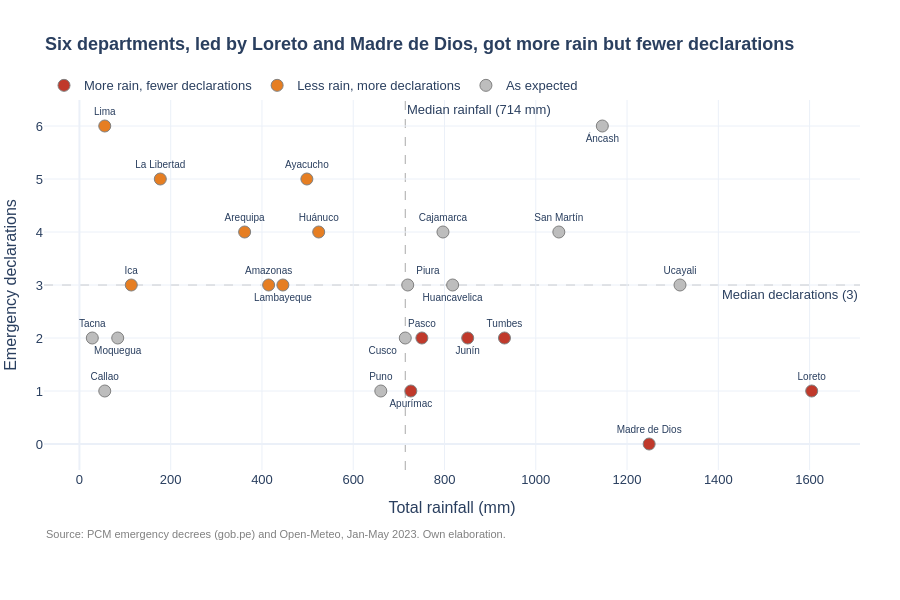

Notebook cell for this chart:
### Code cell
fig = px.scatter(tabla, x="lluvia_total_mm", y="declaratorias",
                 hover_name="departamento", text="departamento", color="grupo",
                 color_discrete_map={"More rain, fewer declarations": "#c0392b",
                                     "Less rain, more declarations": "#e67e22",
                                     "As expected": "#bdbdbd"},
                 category_orders={"grupo": ["More rain, fewer declarations",
                                            "Less rain, more declarations",
                                            "As expected"]},
                 labels={"lluvia_total_mm": "Total rainfall (mm)",
                         "declaratorias": "Emergency declarations",
                         "grupo": ""},
                 title="<b>Six departments, led by Loreto and Madre de Dios, got more rain but fewer declarations</b>",
                 height=600)

# Reuse the label positions from the scatter plot so names do not overlap
posiciones = dict(zip(tabla["departamento"], posicion))

# Move the labels that sit on the median lines
posiciones["Amazonas"] = "top center"
posiciones["Lambayeque"] = "bottom center"
posiciones["Piura"] = "top right"
posiciones["Cusco"] = "bottom left"
posiciones["Áncash"] = "bottom center"

for trazo in fig.data:
    trazo.textposition = [posiciones[d] for d in trazo.hovertext]

fig.add_vline(x=lluvia_mediana, line_dash="dash", line_width=1, line_color="darkgray",
              layer="below",
              annotation_text="Median rainfall (714 mm)", annotation_position="top right")
fig.add_hline(y=decl_mediana, line_dash="dash", line_width=1, line_color="darkgray",
              layer="below",
              annotation_text="Median declarations (3)", annotation_position="bottom right")
fig.update_traces(textfont_size=10, marker=dict(size=12, line=dict(width=1, color="gray")))
fig.update_layout(
    template="plotly_white",
    font=dict(family="Arial", size=13),
    title_font_size=18,
    legend=dict(orientation="h", y=1.08, x=0),
    margin=dict(l=10, r=40, t=100, b=130),
    annotations=list(fig.layout.annotations) + [dict(
        text=fuente, showarrow=False, xref="paper", yref="paper",
        x=0, y=-0.15, yanchor="top", font=dict(size=11, color="gray"),
    )],
)
fig.show()

### Figure 1 — Plotly figure (JSON) as saved in the notebook; plotly's stock layout.template omitted (floating-point values rounded to 4 significant figures)
{"data": [{"hovertemplate": "<b>%{hovertext}</b><br><br>=More rain, fewer declarations<br>Total rainfall (mm)=%{x}<br>Emergency declarations=%{y}<br>departamento=%{text}<extra></extra>", "hovertext": ["Apurímac", "Junín", "Loreto", "Madre de Dios", "Pasco", "Tumbes"], "legendgroup": "More rain, fewer declarations", "marker": {"color": "#c0392b", "line": {"color": "gray", "width": 1}, "size": 12, "symbol": "circle"}, "mode": "markers+text", "name": "More rain, fewer declarations", "orientation": "v", "showlegend": true, "text": ["Apurímac", "Junín", "Loreto", "Madre de Dios", "Pasco", "Tumbes"], "textfont": {"size": 10}, "textposition": ["bottom center", "bottom center", "top center", "top center", "top center", "top center"], "type": "scatter", "x": [726.2, 850.8, 1605.0, 1248.0, 750.4, 931.4], "xaxis": "x", "y": [1, 2, 1, 0, 2, 2], "yaxis": "y"}, {"hovertemplate": "<b>%{hovertext}</b><br><br>=Less rain, more declarations<br>Total rainfall (mm)=%{x}<br>Emergency declarations=%{y}<br>departamento=%{text}<extra></extra>", "hovertext": ["Amazonas", "Arequipa", "Ayacucho", "Huánuco", "Ica", "La Libertad", "Lambayeque", "Lima"], "legendgroup": "Less rain, more declarations", "marker": {"color": "#e67e22", "line": {"color": "gray", "width": 1}, "size": 12, "symbol": "circle"}, "mode": "markers+text", "name": "Less rain, more declarations", "orientation": "v", "showlegend": true, "text": ["Amazonas", "Arequipa", "Ayacucho", "Huánuco", "Ica", "La Libertad", "Lambayeque", "Lima"], "textfont": {"size": 10}, "textposition": ["top center", "top center", "top center", "top center", "top center", "top center", "bottom center", "top center"], "type": "scatter", "x": [414.6, 362.0, 498.4, 524.3, 113.6, 177.2, 445.8, 55.5], "xaxis": "x", "y": [3, 4, 5, 4, 3, 5, 3, 6], "yaxis": "y"}, {"hovertemplate": "<b>%{hovertext}</b><br><br>=As expected<br>Total rainfall (mm)=%{x}<br>Emergency declarations=%{y}<br>departamento=%{text}<extra></extra>", "hovertext": ["Áncash", "Cajamarca", "Callao", "Cusco", "Huancavelica", "Moquegua", "Piura", "Puno", "San Martín", "Tacna", "Ucayali"], "legendgroup": "As expected", "marker": {"color": "#bdbdbd", "line": {"color": "gray", "width": 1}, "size": 12, "symbol": "circle"}, "mode": "markers+text", "name": "As expected", "orientation": "v", "showlegend": true, "text": ["Áncash", "Cajamarca", "Callao", "Cusco", "Huancavelica", "Moquegua", "Piura", "Puno", "San Martín", "Tacna", "Ucayali"], "textfont": {"size": 10}, "textposition": ["bottom center", "top center", "top center", "bottom left", "bottom center", "bottom center", "top right", "top center", "top center", "top center", "top center"], "type": "scatter", "x": [1146.0, 796.6, 55.5, 714.0, 817.8, 83.9, 719.4, 660.4, 1050.0, 28.2, 1316.0], "xaxis": "x", "y": [6, 4, 1, 2, 3, 2, 3, 1, 4, 2, 3], "yaxis": "y"}], "layout": {"annotations": [{"showarrow": false, "text": "Median rainfall (714 mm)", "x": 714.0, "xanchor": "left", "xref": "x", "y": 1, "yanchor": "top", "yref": "y domain"}, {"showarrow": false, "text": "Median declarations (3)", "x": 1, "xanchor": "right", "xref": "x domain", "y": 3.0, "yanchor": "top", "yref": "y"}, {"font": {"color": "gray", "size": 11}, "showarrow": false, "text": "Source: PCM emergency decrees (gob.pe) and Open-Meteo, Jan-May 2023. Own elaboration.", "x": 0, "xref": "paper", "y": -0.15, "yanchor": "top", "yref": "paper"}], "font": {"family": "Arial", "size": 13}, "height": 600, "legend": {"orientation": "h", "title": {"text": ""}, "tracegroupgap": 0, "x": 0, "y": 1.08}, "margin": {"b": 130, "l": 10, "r": 40, "t": 100}, "shapes": [{"layer": "below", "line": {"color": "darkgray", "dash": "dash", "width": 1}, "type": "line", "x0": 714.0, "x1": 714.0, "xref": "x", "y0": 0, "y1": 1, "yref": "y domain"}, {"layer": "below", "line": {"color": "darkgray", "dash": "dash", "width": 1}, "type": "line", "x0": 0, "x1": 1, "xref": "x domain", "y0": 3.0, "y1": 3.0, "yref": "y"}], "title": {"font": {"size": 18}, "text": "<b>Six departments, led by Loreto and Madre de Dios, got more rain but fewer declarations</b>"}, "xaxis": {"anchor": "y", "domain": [0.0, 1.0], "title": {"text": "Total rainfall (mm)"}}, "yaxis": {"anchor": "x", "domain": [0.0, 1.0], "title": {"text": "Emergency declarations"}}}}
